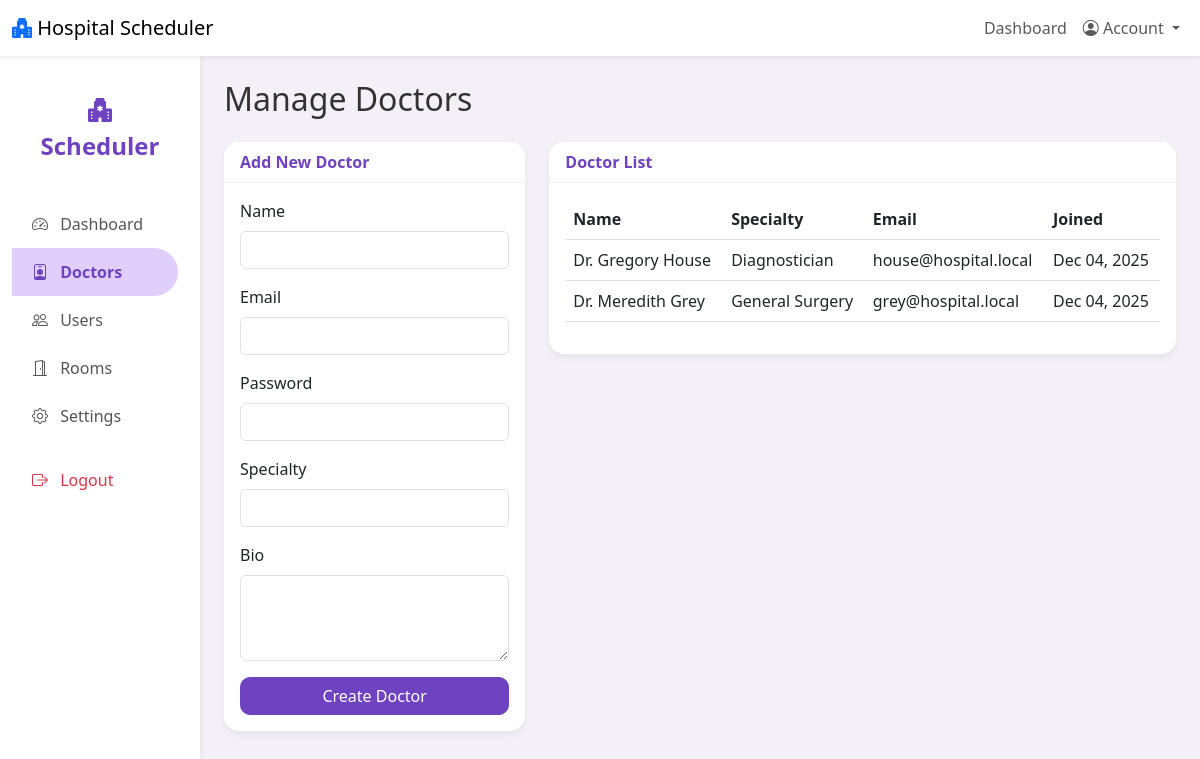
Page /admin/doctors.php (signed in) on the committed database.
### tables this page shows
CREATE TABLE `doctors` (
  `id` int(11) NOT NULL AUTO_INCREMENT,
  `user_id` int(11) NOT NULL,
  `specialty` varchar(100) NOT NULL,
  `bio` text DEFAULT NULL,
  `avatar` varchar(255) DEFAULT NULL,
  `created_at` timestamp NOT NULL DEFAULT current_timestamp(),
  PRIMARY KEY (`id`),
  KEY `user_id` (`user_id`),
  CONSTRAINT `fk_doctors_user` FOREIGN KEY (`user_id`) REFERENCES `users` (`id`) ON DELETE CASCADE
);

CREATE TABLE `users` (
  `id` int(11) NOT NULL AUTO_INCREMENT,
  `name` varchar(100) NOT NULL,
  `email` varchar(100) NOT NULL,
  `password_hash` varchar(255) NOT NULL,
  `role` enum('admin','doctor','patient') NOT NULL,
  `created_at` timestamp NOT NULL DEFAULT current_timestamp(),
  PRIMARY KEY (`id`),
  UNIQUE KEY `email` (`email`)
);

### includes/helpers.php (called while the page is built, shortened)
<?php
function h($string) {
    return htmlspecialchars($string, ENT_QUOTES, 'UTF-8');
}
function formatDate($date) {
    return date('M d, Y', strtotime($date));
}

### admin/doctors.php (the view, shortened to what this page needs)
<?php
require_once '../includes/db.php';
require_once '../includes/helpers.php';
$doctors = $pdo->query("
    SELECT d.*, u.name, u.email
    FROM doctors d
    JOIN users u ON d.user_id = u.id
    ORDER BY u.name
")->fetchAll();
require_once '../includes/header.php';
?>
<div class="container-fluid">
    <div class="row">
        <?php include '../includes/sidebar.php'; ?>
        <main class="col-md-9 ms-sm-auto col-lg-10 px-md-4 py-4">
            <h1 class="h2 mb-4">Manage Doctors</h1>
            <div class="row">
                <div class="col-md-4 mb-4">
                    <div class="card">
                        <div class="card-header">Add New Doctor</div>
                        <div class="card-body">
                            <form method="POST">
                                <div class="mb-3">
                                    <label class="form-label">Name</label>
                                    <input type="text" name="name" class="form-control" required>
                                </div>
                                <div class="mb-3">
                                    <label class="form-label">Email</label>
                                    <input type="email" name="email" class="form-control" required>
                                </div>
                                <div class="mb-3">
                                    <label class="form-label">Password</label>
                                    <input type="password" name="password" class="form-control" required>
                                </div>
                                <div class="mb-3">
                                    <label class="form-label">Specialty</label>
                                    <input type="text" name="specialty" class="form-control" required>
                                </div>
                                <div class="mb-3">
                                    <label class="form-label">Bio</label>
                                    <textarea name="bio" class="form-control" rows="3"></textarea>
                                </div>
                                <button type="submit" class="btn btn-primary w-100">Create Doctor</button>
                            </form>
                        </div>
                    </div>
                </div>
                <div class="col-md-8">
                    <div class="card">
                        <div class="card-header">Doctor List</div>
                        <div class="card-body">
                            <div class="table-responsive">
                                <table class="table">
                                    <thead>
                                        <tr>
                                            <th>Name</th>
                                            <th>Specialty</th>
                                            <th>Email</th>
                                            <th>Joined</th>
                                        </tr>
                                    </thead>
                                    <tbody>
                                        <?php foreach ($doctors as $doc): ?>
                                        <tr>
                                            <td><?php echo h($doc['name']); ?></td>
                                            <td><?php echo h($doc['specialty']); ?></td>
                                            <td><?php echo h($doc['email']); ?></td>
                                            <td><?php echo formatDate($doc['created_at']); ?></td>
                                        </tr>
                                        <?php endforeach; ?>
                                    </tbody>
                                </table>
                            </div>
                        </div>
                    </div>
                </div>
            </div>
        </main>
    </div>
</div>
<?php require_once '../includes/footer.php'; ?>

### assets/css/styles.css (style rules this page uses)
:root { --primary-color: #6f42c1; --primary-light: #e0cffc; --secondary-color: #6c757d; --bg-color: #f3f0f8; --card-radius: 15px; --btn-radius: 10px; }
body { background-color: var(--bg-color); font-family: 'Segoe UI', Tahoma, Geneva, Verdana, sans-serif; color: #333; }
.card { border: none; border-radius: var(--card-radius); box-shadow: 0 4px 6px rgba(0, 0, 0, 0.05); transition: transform 0.2s; }
.card-header { background-color: white; border-bottom: 1px solid #eee; border-radius: var(--card-radius) var(--card-radius) 0 0 !important; font-weight: 600; color: var(--primary-color); }
.btn-primary { background-color: var(--primary-color); border-color: var(--primary-color); border-radius: var(--btn-radius); }

### rows in the picture
doctors: user.name "Dr. Gregory House", specialty "Diagnostician", user.email "house@hospital.local", created_at "Dec 04, 2025"
doctors: user.name "Dr. Meredith Grey", specialty "General Surgery", user.email "grey@hospital.local", created_at "Dec 04, 2025"
